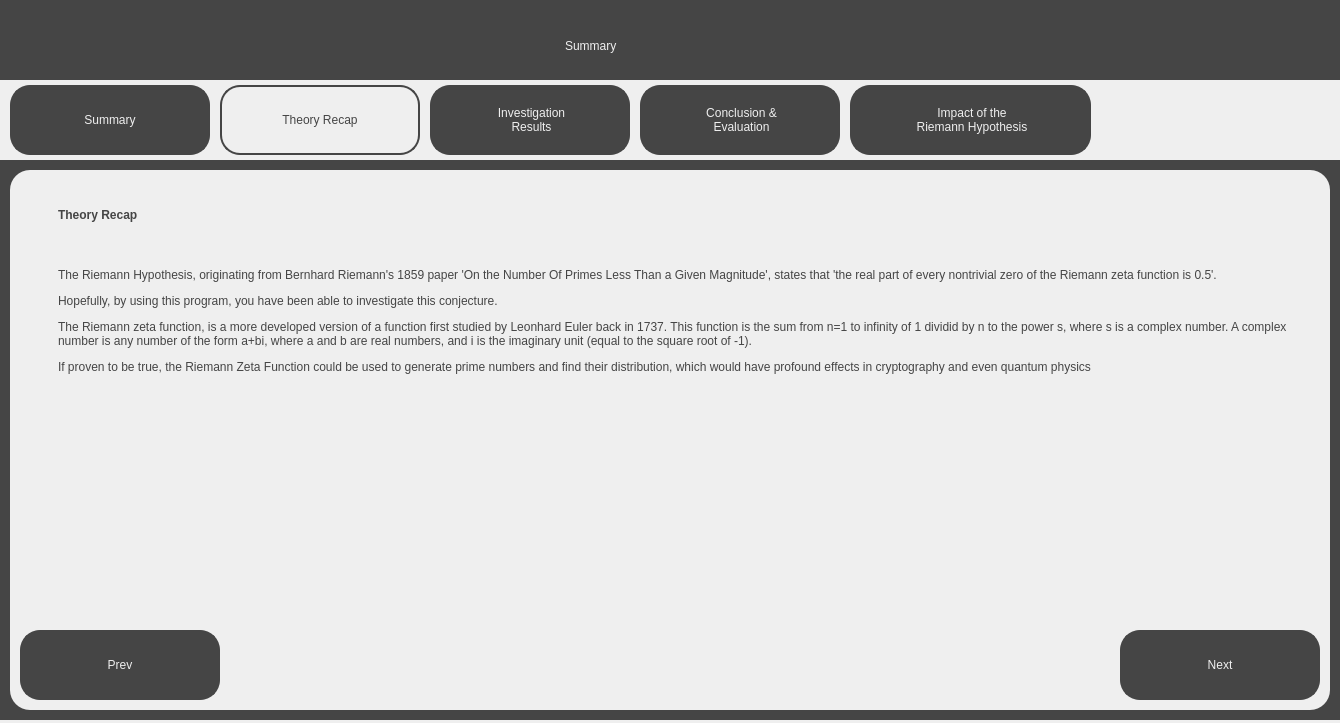
<?xml version="1.0" encoding="UTF-8"?>
<ui version="4.0">
 <class>TheoryRecapScreen</class>
 <widget class="QDialog" name="TheoryRecapScreen">
  <property name="geometry">
   <rect>
    <x>0</x>
    <y>0</y>
    <width>1340</width>
    <height>723</height>
   </rect>
  </property>
  <property name="windowTitle">
   <string>Visualising the Riemann Hypothesis - Summary</string>
  </property>
  <property name="sizeGripEnabled">
   <bool>false</bool>
  </property>
  <widget class="QWidget" name="widget" native="true">
   <property name="geometry">
    <rect>
     <x>0</x>
     <y>0</y>
     <width>1340</width>
     <height>720</height>
    </rect>
   </property>
   <property name="styleSheet">
    <string notr="true">background-color: rgb(69, 69, 69);</string>
   </property>
   <widget class="QLabel" name="Title">
    <property name="geometry">
     <rect>
      <x>565</x>
      <y>20</y>
      <width>211</width>
      <height>51</height>
     </rect>
    </property>
    <property name="styleSheet">
     <string notr="true">font: 36pt &quot;Sans Serif&quot;; color:rgb(239, 239, 239)</string>
    </property>
    <property name="text">
     <string>Summary</string>
    </property>
   </widget>
   <widget class="QWidget" name="TabBar" native="true">
    <property name="geometry">
     <rect>
      <x>0</x>
      <y>80</y>
      <width>1340</width>
      <height>80</height>
     </rect>
    </property>
    <property name="styleSheet">
     <string notr="true">background-color: rgb(239, 239, 239);</string>
    </property>
    <widget class="QPushButton" name="SummaryTab">
     <property name="geometry">
      <rect>
       <x>10</x>
       <y>5</y>
       <width>200</width>
       <height>70</height>
      </rect>
     </property>
     <property name="cursor">
      <cursorShape>PointingHandCursor</cursorShape>
     </property>
     <property name="styleSheet">
      <string notr="true">border: 2px solid;
border-radius: 20px;
border-color:rgb(69, 69, 69);
background-color: rgb(69, 69, 69);
font: 18pt &quot;Sans Serif&quot;; color:rgb(239, 239, 239);
</string>
     </property>
     <property name="text">
      <string>Summary</string>
     </property>
    </widget>
    <widget class="QPushButton" name="TheoryRecapTab">
     <property name="geometry">
      <rect>
       <x>220</x>
       <y>5</y>
       <width>200</width>
       <height>70</height>
      </rect>
     </property>
     <property name="cursor">
      <cursorShape>PointingHandCursor</cursorShape>
     </property>
     <property name="styleSheet">
      <string notr="true">border: 2px solid;
border-radius: 20px;
border-color:rgb(69, 69, 69);
background-color: rgb(239, 239, 239);
font: 18pt &quot;Sans Serif&quot;; color:rgb(69, 69, 69);
</string>
     </property>
     <property name="text">
      <string>Theory Recap</string>
     </property>
    </widget>
    <widget class="QLabel" name="InvestigationResultsLabel">
     <property name="geometry">
      <rect>
       <x>430</x>
       <y>5</y>
       <width>200</width>
       <height>70</height>
      </rect>
     </property>
     <property name="styleSheet">
      <string notr="true">border: 2px solid;
border-radius: 20px;
border-color:rgb(69, 69, 69);
background-color: rgb(69, 69, 69);
font: 18pt &quot;Sans Serif&quot;; color:rgb(239, 239, 239);
</string>
     </property>
     <property name="text">
      <string>&lt;html&gt;&lt;head/&gt;&lt;body&gt;&lt;p align=&quot;center&quot;&gt;Investigation&lt;br/&gt;Results&lt;/p&gt;&lt;/body&gt;&lt;/html&gt;</string>
     </property>
    </widget>
    <widget class="QPushButton" name="InvestigationResultsTab">
     <property name="geometry">
      <rect>
       <x>430</x>
       <y>5</y>
       <width>200</width>
       <height>70</height>
      </rect>
     </property>
     <property name="cursor">
      <cursorShape>PointingHandCursor</cursorShape>
     </property>
     <property name="styleSheet">
      <string notr="true">border-radius: 20px;
background-color: rgba(0, 0, 0, 0);
font: 18pt &quot;Sans Serif&quot;;
</string>
     </property>
     <property name="text">
      <string/>
     </property>
    </widget>
    <widget class="QLabel" name="ConclusionLabel">
     <property name="geometry">
      <rect>
       <x>640</x>
       <y>5</y>
       <width>200</width>
       <height>70</height>
      </rect>
     </property>
     <property name="styleSheet">
      <string notr="true">border: 2px solid;
border-radius: 20px;
border-color:rgb(69, 69, 69);
background-color: rgb(69, 69, 69);
font: 18pt &quot;Sans Serif&quot;; color:rgb(239, 239, 239);
</string>
     </property>
     <property name="text">
      <string>&lt;html&gt;&lt;head/&gt;&lt;body&gt;&lt;p align=&quot;center&quot;&gt;Conclusion &amp; &lt;br/&gt;Evaluation&lt;/p&gt;&lt;/body&gt;&lt;/html&gt;</string>
     </property>
    </widget>
    <widget class="QLabel" name="ImpactLabel">
     <property name="geometry">
      <rect>
       <x>850</x>
       <y>5</y>
       <width>241</width>
       <height>70</height>
      </rect>
     </property>
     <property name="styleSheet">
      <string notr="true">border: 2px solid;
border-radius: 20px;
border-color:rgb(69, 69, 69);
background-color: rgb(69, 69, 69);
font: 18pt &quot;Sans Serif&quot;; color:rgb(239, 239, 239);
</string>
     </property>
     <property name="text">
      <string>&lt;html&gt;&lt;head/&gt;&lt;body&gt;&lt;p align=&quot;center&quot;&gt;Impact of the &lt;br/&gt;Riemann Hypothesis&lt;/p&gt;&lt;/body&gt;&lt;/html&gt;</string>
     </property>
    </widget>
    <widget class="QPushButton" name="ConclusionTab">
     <property name="geometry">
      <rect>
       <x>640</x>
       <y>5</y>
       <width>200</width>
       <height>70</height>
      </rect>
     </property>
     <property name="cursor">
      <cursorShape>PointingHandCursor</cursorShape>
     </property>
     <property name="styleSheet">
      <string notr="true">border-radius: 20px;
background-color: rgba(0, 0, 0, 0);
font: 18pt &quot;Sans Serif&quot;;
</string>
     </property>
     <property name="text">
      <string/>
     </property>
    </widget>
    <widget class="QPushButton" name="ImpactTab">
     <property name="geometry">
      <rect>
       <x>850</x>
       <y>5</y>
       <width>241</width>
       <height>70</height>
      </rect>
     </property>
     <property name="cursor">
      <cursorShape>PointingHandCursor</cursorShape>
     </property>
     <property name="styleSheet">
      <string notr="true">border-radius: 20px;
background-color: rgba(0, 0, 0, 0);
font: 18pt &quot;Sans Serif&quot;;
</string>
     </property>
     <property name="text">
      <string/>
     </property>
    </widget>
   </widget>
   <widget class="QWidget" name="MainWidget" native="true">
    <property name="geometry">
     <rect>
      <x>10</x>
      <y>170</y>
      <width>1320</width>
      <height>540</height>
     </rect>
    </property>
    <property name="styleSheet">
     <string notr="true">background-color: rgb(239, 239, 239);
border-radius: 20px;</string>
    </property>
    <widget class="QPushButton" name="PrevButton">
     <property name="geometry">
      <rect>
       <x>10</x>
       <y>460</y>
       <width>200</width>
       <height>70</height>
      </rect>
     </property>
     <property name="cursor">
      <cursorShape>PointingHandCursor</cursorShape>
     </property>
     <property name="styleSheet">
      <string notr="true">border: 2px solid;
border-radius: 20px;
border-color:rgb(69, 69, 69);
background-color: rgb(69, 69, 69);
font: 18pt &quot;Sans Serif&quot;; color:rgb(239, 239, 239);
</string>
     </property>
     <property name="text">
      <string>Prev</string>
     </property>
    </widget>
    <widget class="QPushButton" name="NextButton">
     <property name="geometry">
      <rect>
       <x>1110</x>
       <y>460</y>
       <width>200</width>
       <height>70</height>
      </rect>
     </property>
     <property name="cursor">
      <cursorShape>PointingHandCursor</cursorShape>
     </property>
     <property name="styleSheet">
      <string notr="true">border: 2px solid;
border-radius: 20px;
border-color:rgb(69, 69, 69);
background-color: rgb(69, 69, 69);
font: 18pt &quot;Sans Serif&quot;; color:rgb(239, 239, 239);
</string>
     </property>
     <property name="text">
      <string>Next</string>
     </property>
    </widget>
    <widget class="QLabel" name="SubTitleText">
     <property name="geometry">
      <rect>
       <x>40</x>
       <y>20</y>
       <width>251</width>
       <height>51</height>
      </rect>
     </property>
     <property name="styleSheet">
      <string notr="true">font: 25pt &quot;Sans Serif&quot;; color:rgb(69, 69, 69);
background-color: rgb(239, 239, 239); padding: 5px;</string>
     </property>
     <property name="text">
      <string>&lt;html&gt;&lt;head/&gt;&lt;body&gt;&lt;p&gt;&lt;span style=&quot; font-weight:600;&quot;&gt;Theory Recap&lt;/span&gt;&lt;/p&gt;&lt;/body&gt;&lt;/html&gt;</string>
     </property>
    </widget>
    <widget class="QLabel" name="MainText">
     <property name="geometry">
      <rect>
       <x>40</x>
       <y>90</y>
       <width>1251</width>
       <height>341</height>
      </rect>
     </property>
     <property name="styleSheet">
      <string notr="true">font: 13pt &quot;Sans Serif&quot;; color:rgb(69, 69, 69);
background-color: rgb(239, 239, 239); padding: 5px;</string>
     </property>
     <property name="text">
      <string>&lt;html&gt;&lt;head/&gt;&lt;body&gt;&lt;p&gt;The Riemann Hypothesis, originating from Bernhard Riemann's 1859 paper 'On the Number Of Primes Less Than a Given Magnitude', states that 'the real part of every nontrivial zero of the Riemann zeta function is 0.5'. &lt;/p&gt;&lt;p&gt;Hopefully, by using this program, you have been able to investigate this conjecture.&lt;/p&gt;&lt;p&gt;The Riemann zeta function, is a more developed version of a function first studied by Leonhard Euler back in 1737. This function is the sum from n=1 to infinity of 1 dividid by n to the power s, where s is a complex number. A complex number is any number of the form a+bi, where a and b are real numbers, and i is the imaginary unit (equal to the square root of -1).&lt;/p&gt;&lt;p&gt;If proven to be true, the Riemann Zeta Function could be used to generate prime numbers and find their distribution, which would have profound effects in cryptography and even quantum physics&lt;/p&gt;&lt;p&gt;&lt;br/&gt;&lt;/p&gt;&lt;/body&gt;&lt;/html&gt;</string>
     </property>
     <property name="alignment">
      <set>Qt::AlignLeading|Qt::AlignLeft|Qt::AlignTop</set>
     </property>
     <property name="wordWrap">
      <bool>true</bool>
     </property>
    </widget>
   </widget>
  </widget>
 </widget>
 <resources/>
 <connections/>
</ui>
